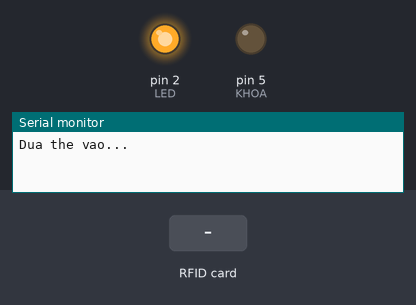
A sketch run on a simulated Arduino Uno, built with avr-gcc and run on an emulated ATmega328P. Shown: output pins drawn as LEDs (lit = HIGH), the last lines printed to the serial monitor. The inputs (shaded band) are chosen by the test bench. Pins used as bus, display or sensor lines are not drawn.

Above: at 1.2 s.
1.3 s: RFID card F3 0B 1F 05 held to the reader
At 1.7 s:
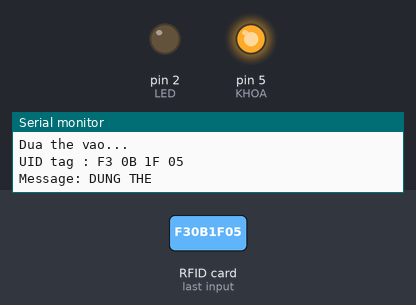
4.3 s: RFID card 5E 7A 19 C4 held to the reader
Timing chart, 0 to 7.3 s (numbered marks = the images above; inputs shaded):
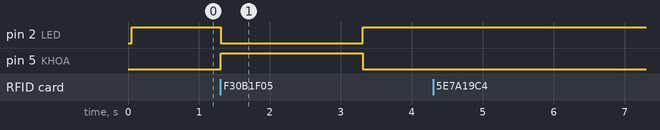

Measured:
- after the input at 1.3 s, pin 2 (LED): HIGH → LOW at once, → HIGH 2.0 s later; pin 5 (KHOA): LOW → HIGH at once, → LOW 2.0 s later

The sketch:

RFID_SPI.ino
```cpp
/*
Kết nối với Arduino Nano(Uno) hoặc Arduino Mega 2560(Pro):
 * Signal       Pin                    Pin               Pin
                Arduino Nano(Uno)      Arduino Mega      MFRC522 board
 ---------------------------------------------------------------------
 * Reset        9                      5                 RST
 * SPI SS       10                     53                SDA
 * SPI MOSI     11                     51                MOSI
 * SPI MISO     12                     50                MISO
 * SPI SCK      13                     52                SCK
*/
#include <SPI.h>
#include <MFRC522.h>
#define SS_PIN  10
#define RST_PIN 9
#define LED     2   // Led
#define KHOA    5   // Relay
MFRC522 mfrc522(SS_PIN, RST_PIN);

void setup()
{
  Serial.begin(9600);
  SPI.begin();
  mfrc522.PCD_Init();
  pinMode(LED, OUTPUT);
  pinMode(KHOA, OUTPUT);
  digitalWrite(KHOA, LOW);
  digitalWrite(LED, 1);
  Serial.println("Dua the vao...");
  Serial.println();
}
void loop()
{
 if ( ! mfrc522.PICC_IsNewCardPresent())
 {
  return;
 }
 if ( ! mfrc522.PICC_ReadCardSerial())
 {
  return;
 }
 Serial.print("UID tag :");
 String content = "";
 byte letter;
 for (byte i = 0; i < mfrc522.uid.size; i++)
 {
  Serial.print(mfrc522.uid.uidByte[i] < 0x10 ? " 0" : " ");
  Serial.print(mfrc522.uid.uidByte[i], HEX);
  content.concat(String(mfrc522.uid.uidByte[i] < 0x10 ? " 0" : " "));
  content.concat(String(mfrc522.uid.uidByte[i], HEX));
 }
 Serial.println();
 Serial.print("Message: ");
 content.toUpperCase();
 if (content.substring(1) == "F3 0B 1F 05" )
 {
  Serial.println("DUNG THE");
  Serial.println();
  digitalWrite(LED, 0);
  digitalWrite(KHOA, 1);
  delay(2000);
  digitalWrite(KHOA, 0);
  digitalWrite(LED, 1);
 }
 else
 {
  Serial.println("SAI THE");
  Serial.println();
 }
}
```
